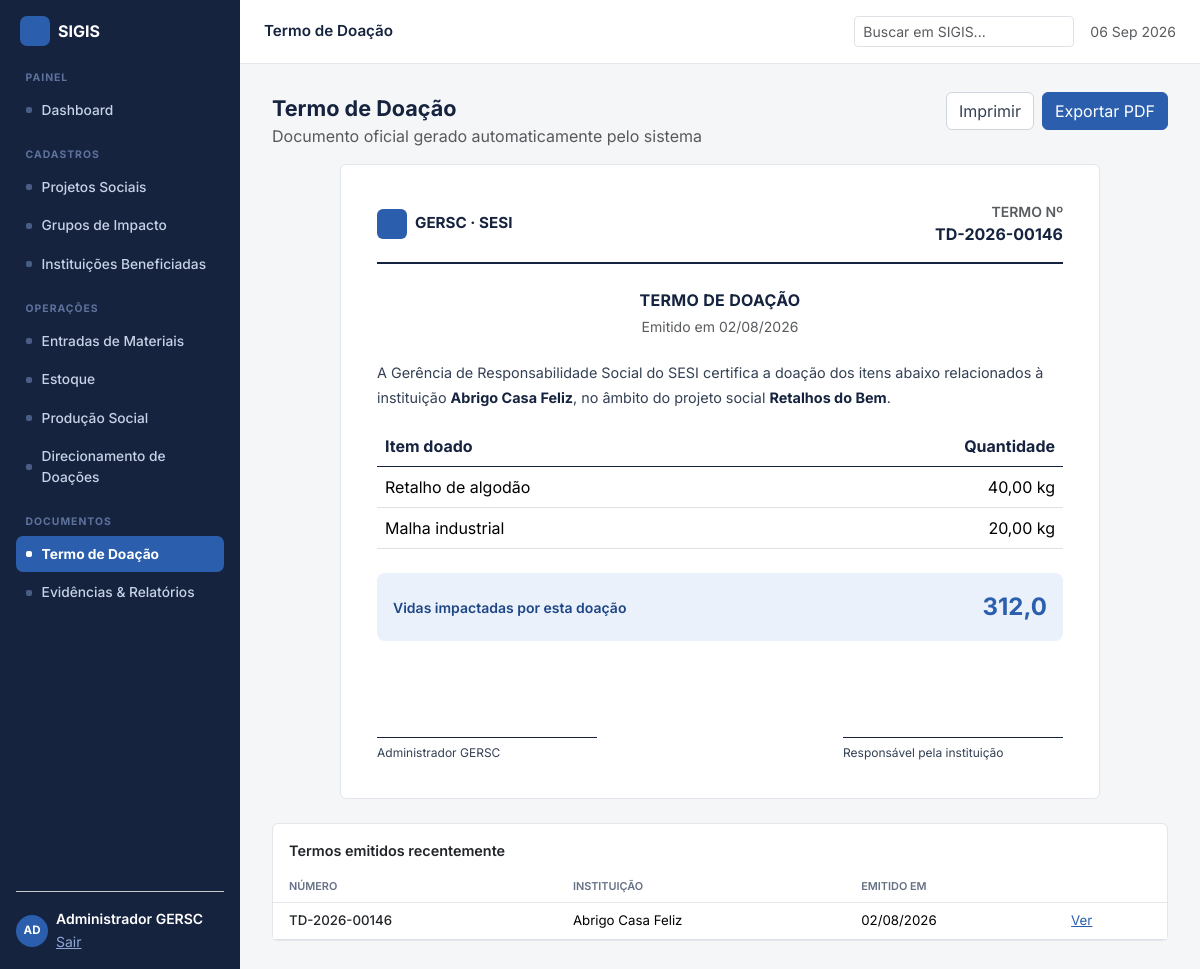
The page /termo.php (signed in) on the database its author committed.
### tables this page shows
CREATE TABLE termos (
  id INT AUTO_INCREMENT PRIMARY KEY,
  doacao_id INT NOT NULL UNIQUE,
  numero VARCHAR(30) NOT NULL UNIQUE,
  emitido_em DATE NOT NULL,
  FOREIGN KEY (doacao_id) REFERENCES doacoes(id)
);

CREATE TABLE doacoes (
  id INT AUTO_INCREMENT PRIMARY KEY,
  instituicao_id INT NOT NULL,
  projeto_id INT,
  data_doacao DATE NOT NULL,
  vidas_impactadas DECIMAL(10,1) NOT NULL DEFAULT 0,
  criado_por INT NULL,
  criado_em TIMESTAMP DEFAULT CURRENT_TIMESTAMP,
  FOREIGN KEY (instituicao_id) REFERENCES instituicoes(id),
  FOREIGN KEY (projeto_id) REFERENCES projetos(id),
  FOREIGN KEY (criado_por) REFERENCES usuarios(id)
);

CREATE TABLE instituicoes (
  id INT AUTO_INCREMENT PRIMARY KEY,
  nome VARCHAR(150) NOT NULL,
  cnpj VARCHAR(20) NOT NULL,
  bairro VARCHAR(100),
  responsavel VARCHAR(150),
  tipo VARCHAR(100),
  acolhimento TINYINT(1) NOT NULL DEFAULT 0
);

CREATE TABLE projetos (
  id INT AUTO_INCREMENT PRIMARY KEY,
  nome VARCHAR(150) NOT NULL,
  descricao TEXT,
  grupo_id INT NULL,
  status VARCHAR(20) NOT NULL DEFAULT 'Ativo',
  criado_em TIMESTAMP DEFAULT CURRENT_TIMESTAMP,
  FOREIGN KEY (grupo_id) REFERENCES grupos_impacto(id)
);

CREATE TABLE doacao_itens (
  id INT AUTO_INCREMENT PRIMARY KEY,
  doacao_id INT NOT NULL,
  item_id INT NOT NULL,
  quantidade DECIMAL(12,3) NOT NULL,
  FOREIGN KEY (doacao_id) REFERENCES doacoes(id),
  FOREIGN KEY (item_id) REFERENCES itens(id)
);

CREATE TABLE itens (
  id INT AUTO_INCREMENT PRIMARY KEY,
  grupo_id INT NOT NULL,
  nome VARCHAR(150) NOT NULL,
  unidade VARCHAR(20) NOT NULL,
  peso_unitario DECIMAL(10,3) NOT NULL DEFAULT 0,
  multiplicador DECIMAL(10,3) NOT NULL DEFAULT 0,
  FOREIGN KEY (grupo_id) REFERENCES grupos_impacto(id)
);

### includes/functions.php (called while the page is built, shortened)
<?php
function fmt_num($n, $decimals = 0) {
    return number_format((float)$n, $decimals, ',', '.');
}
function e($s) {
    return htmlspecialchars((string)$s, ENT_QUOTES, 'UTF-8');
}

### termo.php (the view, shortened to what this page needs)
<?php
require_once __DIR__ . '/includes/bootstrap.php';
$id = isset($_GET['id']) ? (int)$_GET['id'] : 0;
if ($id > 0) {
    $stmt = $pdo->prepare('SELECT * FROM termos WHERE id = ?');
    $stmt->execute(array($id));
} else {
    $stmt = $pdo->query('SELECT * FROM termos ORDER BY id DESC LIMIT 1');
}
$termo = $stmt->fetch();
$doacao = null;
$itens = array();
if ($termo) {
    $stmt = $pdo->prepare('SELECT d.*, i.nome as instituicao_nome, p.nome as projeto_nome FROM doacoes d JOIN instituicoes i ON i.id = d.instituicao_id LEFT JOIN projetos p ON p.id = d.projeto_id WHERE d.id = ?');
    $stmt->execute(array($termo['doacao_id']));
    $doacao = $stmt->fetch();
    $stmt = $pdo->prepare('SELECT di.quantidade, it.nome, it.unidade FROM doacao_itens di JOIN itens it ON it.id = di.item_id WHERE di.doacao_id = ?');
    $stmt->execute(array($termo['doacao_id']));
    $itens = $stmt->fetchAll();
}
$termosTodos = $pdo->query('SELECT t.id, t.numero, t.emitido_em, i.nome as instituicao_nome FROM termos t JOIN doacoes d ON d.id = t.doacao_id JOIN instituicoes i ON i.id = d.instituicao_id ORDER BY t.id DESC LIMIT 10')->fetchAll();
require __DIR__ . '/includes/layout_top.php';
?>
<div class="d-flex justify-content-between align-items-start mb-3 no-print">
  <div>
    <div class="fw-bold" style="font-size:1.35rem">Termo de Doação</div>
    <div class="text-muted">Documento oficial gerado automaticamente pelo sistema</div>
  </div>
  <?php if ($termo) { ?>
    <div class="d-flex gap-2">
      <button class="btn btn-sigis-outline" onclick="window.print()">Imprimir</button>
      <button class="btn btn-sigis" onclick="window.print()">Exportar PDF</button>
    </div>
  <?php } ?>
</div>
<?php if (!$termo) { ?>
  <div class="card p-4 text-center text-muted no-print">Nenhum termo de doação emitido ainda. Confira em <a href="doacoes.php">Direcionamento de Doações</a>.</div>
<?php } else { ?>
  <div class="card termo-doc mb-4">
    <div class="termo-header d-flex justify-content-between align-items-center pb-3 mb-4">
      <div class="d-flex align-items-center gap-2"><div class="brand-mark sm" style="border-radius:6px"></div><div class="fw-bold" style="font-size:.95rem;color:var(--navy)">GERSC · SESI</div></div>
      <div class="text-end"><div class="text-uppercase small text-muted fw-semibold">Termo Nº</div><div class="fw-bold" style="color:var(--navy)"><?php echo e($termo['numero']); ?></div></div>
    </div>
    <div class="text-center fw-bold text-uppercase mb-1" style="letter-spacing:.3px;color:var(--navy)">Termo de Doação</div>
    <div class="text-center small text-muted mb-4">Emitido em <?php echo e(date('d/m/Y', strtotime($termo['emitido_em']))); ?></div>
    <p style="font-size:.9rem;line-height:1.7;color:#344054">
      A Gerência de Responsabilidade Social do SESI certifica a doação dos itens abaixo relacionados à instituição
      <strong style="color:var(--navy)"><?php echo e($doacao['instituicao_nome']); ?></strong><?php echo $doacao['projeto_nome'] ? ', no âmbito do projeto social <strong style="color:var(--navy)">' . e($doacao['projeto_nome']) . '</strong>' : ''; ?>.
    </p>
    <table class="table mb-4">
      <thead><tr style="border-bottom:1px solid var(--navy)"><th style="color:var(--navy)">Item doado</th><th class="text-end" style="color:var(--navy)">Quantidade</th></tr></thead>
      <tbody>
        <?php foreach ($itens as $it) { ?>
          <tr><td><?php echo e($it['nome']); ?></td><td class="text-end"><?php echo fmt_num($it['quantidade'], 2) . ' ' . e($it['unidade']); ?></td></tr>
        <?php } ?>
      </tbody>
    </table>
    <div class="termo-vidas d-flex justify-content-between align-items-center px-3 py-3 mb-5">
      <div class="small fw-semibold" style="color:var(--accent-text)">Vidas impactadas por esta doação</div>
      <div class="fw-bold fs-4" style="color:var(--blue)"><?php echo fmt_num($doacao['vidas_impactadas'], 1); ?></div>
    </div>
    <div class="d-flex justify-content-between termo-sign mt-5">
      <div style="width:220px">Administrador GERSC</div>
      <div style="width:220px">Responsável pela instituição</div>
    </div>
  </div>
<?php } ?>
<div class="card no-print">
  <div class="p-3 pb-2 fw-semibold" style="font-size:.9rem">Termos emitidos recentemente</div>
  <div class="table-responsive">
    <table class="table table-sigis mb-0">
      <thead><tr><th class="ps-3">Número</th><th>Instituição</th><th>Emitido em</th><th class="pe-3"></th></tr></thead>
      <tbody>
        <?php foreach ($termosTodos as $t) { ?>
          <tr>
            <td class="ps-3 fw-medium text-dark"><?php echo e($t['numero']); ?></td>
            <td><?php echo e($t['instituicao_nome']); ?></td>
            <td><?php echo e(date('d/m/Y', strtotime($t['emitido_em']))); ?></td>
            <td class="pe-3"><a href="termo.php?id=<?php echo $t['id']; ?>">Ver</a></td>
          </tr>
        <?php } ?>
      </tbody>
    </table>
  </div>
</div>
<?php require __DIR__ . '/includes/layout_bottom.php'; ?>

### assets/css/style.css (style rules this page uses)
:root { --navy:#16233F; --blue:#2B5FAD; --blue-dark:#1E4685; --blue-mid:#5B85C4; --blue-light:#8FA8D6; --blue-pale:#C7D4EA; --bg:#F5F6F8; --border:#E3E6EB; --border-light:#F0F1F4; --muted:#667085; --muted2:#98A2B3; --green:#2E8B57; --green-bg:#E8F5EC; --orange:#C1662F; --orange-bg:#FBEDE3; --red:#9B2C2C; --red-bg:#F3E7E7; --accent-bg:#EAF1FB; --accent-text:#1E4685; }
body { background:var(--bg);font-family:'Inter',system-ui,-apple-system,sans-serif;color:var(--navy) }
a { color:var(--blue) }
.btn-sigis { background:var(--blue);border-color:var(--blue);color:#fff }
.btn-sigis-outline { background:#fff;border-color:#D0D5DD;color:#344054 }
.brand-mark { width:36px;height:36px;background:var(--blue);border-radius:8px }
.brand-mark.sm { width:30px;height:30px;border-radius:7px }
.card { border-color:var(--border) }
.table-sigis thead th { font-size:.68rem;text-transform:uppercase;color:var(--muted);font-weight:600;border-bottom:1px solid var(--border) }
.table-sigis td { font-size:.83rem;vertical-align:middle }
.termo-doc { max-width:760px;margin:0 auto;padding:36px }
.termo-header { border-bottom:2px solid var(--navy) }
.termo-vidas { background:var(--accent-bg);border-radius:8px }
.termo-sign div { border-top:1px solid var(--navy);padding-top:6px;font-size:.75rem;color:#344054 }

### rows shown on the page
termos: numero "TD-2026-00146", emitido_em "02/08/2026", instituicoes.nome "Abrigo Casa Feliz"
doacoes: instituicao.nome "Abrigo Casa Feliz", projeto.nome "Retalhos do Bem", vidas_impactadas "312,0"
doacao_itens: item.nome "Retalho de algodão", quantidade "40,00", item.unidade "kg"
doacao_itens: item.nome "Malha industrial", quantidade "20,00", item.unidade "kg"

### other values the page prints
$group['label'] "PAINEL"
$item['label'] "Dashboard"
$group['label'] "CADASTROS"
$item['label'] "Projetos Sociais"
$item['label'] "Grupos de Impacto"
$item['label'] "Instituições Beneficiadas"
$group['label'] "OPERAÇÕES"
$item['label'] "Entradas de Materiais"
$item['label'] "Estoque"
$item['label'] "Produção Social"
$item['label'] "Direcionamento de Doações"
$group['label'] "DOCUMENTOS"
$item['label'] "Termo de Doação"
$item['label'] "Evidências & Relatórios"
$u['nome'] "Administrador GERSC"
